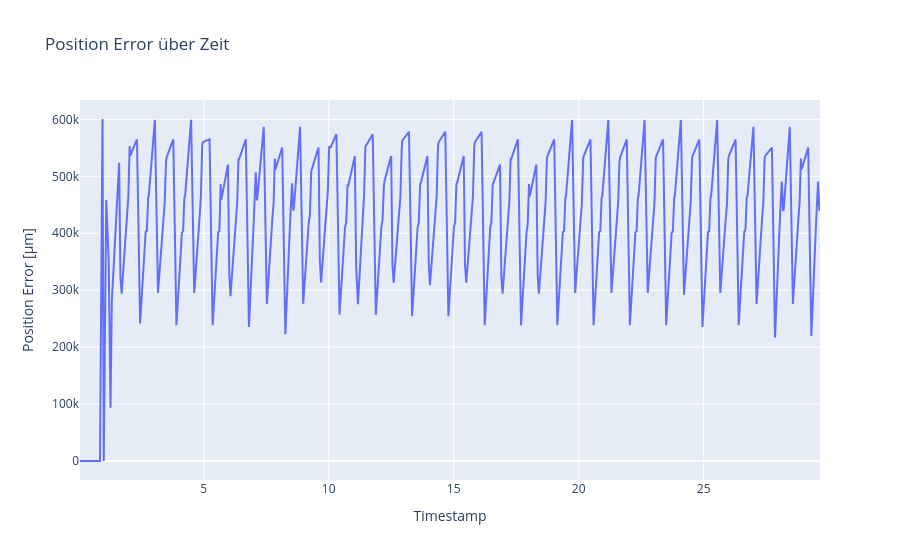

The notebook cell saved with this chart:
### Markdown cell above
Plot distance error

### Code cell
act_j, com_j, timestamps = get_arrays()
pos_err, rpy_act, rpy_com = get_errors(act_j, com_j)

# 1) DataFrame anlegen
df = pd.DataFrame({
    'timestamp': timestamps,
    'error_um': pos_err
})

# 2) Interaktiven Linienplot
fig = px.line(
    df,
    x='timestamp',
    y='error_um',
    title="Position Error über Zeit",
    labels={
        'timestamp': 'Timestamp',
        'error_um': 'Position Error [µm]'
    }
)

# 3) Achsen-Datumsformat nach Wunsch
fig.update_xaxes(
    tickformat="%H:%M:%S\n%d-%m-%Y",
    # rangeslider_visible=True     # kleiner Slider unten für grobes Zoomen
)

fig.show()

### Figure 1 — Plotly figure (JSON) as saved in the notebook; plotly's stock layout.template omitted (floating-point values rounded to 4 significant figures; data arrays with more than 128 entries replaced by an {"elided": "..."} marker saying what was removed)
{"data": [{"hovertemplate": "Timestamp=%{x}<br>Position Error [µm]=%{y}<extra></extra>", "legendgroup": "", "line": {"color": "#636efa", "dash": "solid"}, "marker": {"symbol": "circle"}, "mode": "lines", "name": "", "orientation": "v", "showlegend": false, "type": "scatter", "x": {"elided": "299 float values"}, "xaxis": "x", "y": {"elided": "299 float values"}, "yaxis": "y"}], "layout": {"legend": {"tracegroupgap": 0}, "title": {"text": "Position Error über Zeit"}, "xaxis": {"anchor": "y", "domain": [0, 1], "tickformat": "%H:%M:%S\n%d-%m-%Y", "title": {"text": "Timestamp"}}, "yaxis": {"anchor": "x", "domain": [0, 1], "title": {"text": "Position Error [µm]"}}}}
